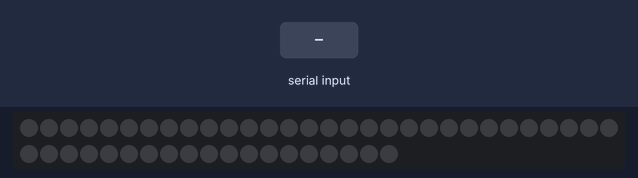
A sketch run on a simulated Arduino Uno, built with avr-gcc and run on an emulated ATmega328P. On the bench: 49 RGB LEDs in strip order, left to right, continuing on the next row. Inputs (shaded band) come from the test bench. The strip is taken to match the declared colour order.

Above: at 1.2 s.
1.3 s: "1\n" received over Serial
At 2.4 s:
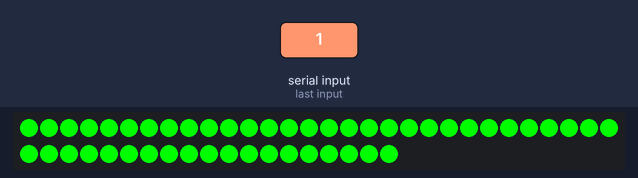
2.8 s: "off\n" received over Serial
At 3.7 s:
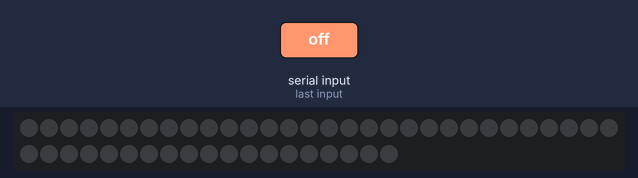
Timing chart, 0 to 5.8 s (numbered marks = the images above; inputs shaded):
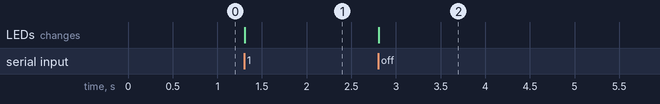

The sketch:

Template.ino
```cpp
// Libraries.
#include <Adafruit_NeoPixel.h>
#ifdef __AVR__
  #include <avr/power.h>
#endif

// Definitions.
#define PIN 6 // Which pin.
#define STRIPS  7 // Amount of strips.
#define PPS  7 // Pixels per strip.
#define NUMPIXELS   STRIPS * PPS // The number of pixels.
#define BRIGHTNESS  250 // Brightness of the LEDs.

String command; // Input.
int dv = 500; // Delayvalue.

Adafruit_NeoPixel pixels = Adafruit_NeoPixel(NUMPIXELS, PIN, NEO_RGB + NEO_KHZ800);

void setup() // This function gets called once at the beginning.
{
  // Initialize the serial connection
  Serial.begin ( 9600 );
  pixels.setBrightness ( BRIGHTNESS );
  pixels.begin (); // This initializes the NeoPixel library.
  pixels.show (); // Initialize all pixels to 'off'
}

void lightsOn ()
{
  for ( int i = 0; i < STRIPS; i++ )
  {
    for ( int j = 0; j < PPS; j++ )
    {
      pixels.setPixelColor ( i*PPS + j, pixels.Color ( 0, 255, 0 ) );
    }
  }
}

void lightsOff ()
{
  for ( int i = 0; i < STRIPS; i++ )
  {
    for ( int j = 0; j < PPS; j++ )
    {
      pixels.setPixelColor ( i*PPS + j, pixels.Color ( 0, 0, 0 ) );
    }
  }
}

void loop ()
{
  if ( Serial.available() > 0 )
  {
    command = Serial.readStringUntil('\n');
  }

  if ( command == "1" )
  {
    lightsOn ();
    pixels.show ();
  }

  if ( command == "off" )
  {
    lightsOff ();
    pixels.show ();
  }
}
```

Measured:
- after the input at 1.3 s, the LEDs: change at once (image 1)
- after the input at 2.8 s, the LEDs: change at once (image 2)
